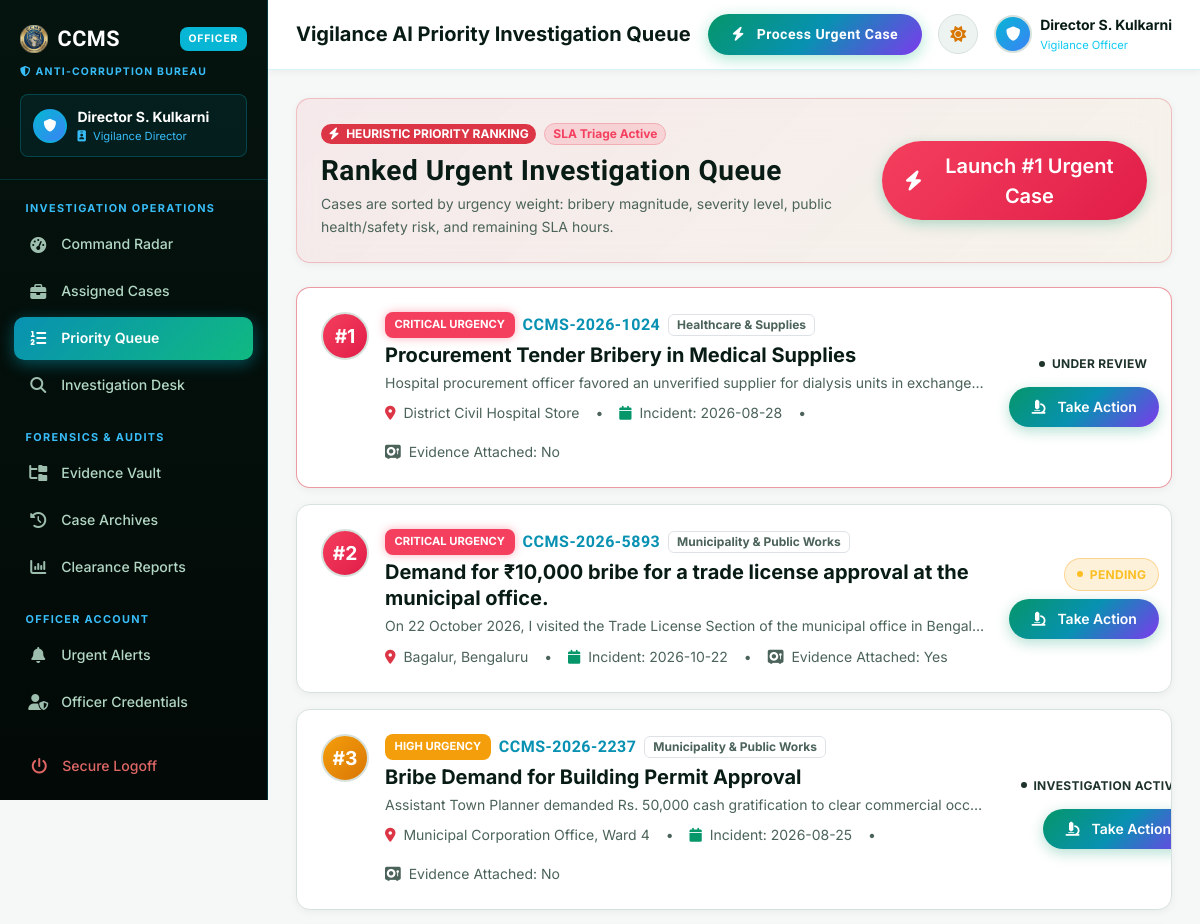
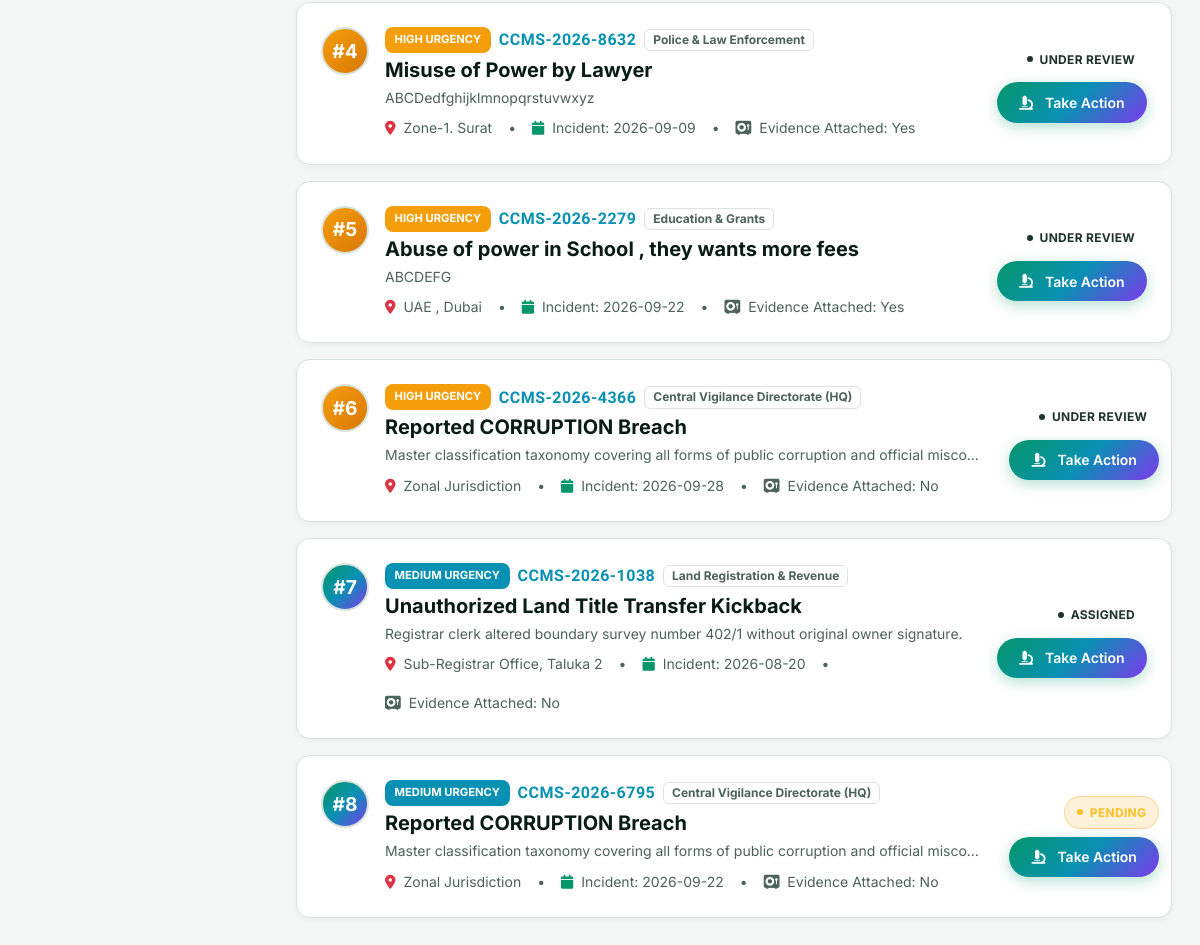
Screenshot of /officer/priority-queue (signed in) with the database file from the repository (2 pictures, top to bottom).
### tables this page shows
CREATE TABLE complaints (
            complaint_id TEXT PRIMARY KEY,
            user_id INTEGER NOT NULL,
            complaint_title TEXT NOT NULL,
            misconduct_category TEXT NOT NULL,
            sector TEXT NOT NULL,
            incident_date TEXT NOT NULL,
            incident_time TEXT,
            location TEXT NOT NULL,
            description TEXT NOT NULL,
            anonymous_mode INTEGER DEFAULT 0,
            severity TEXT DEFAULT 'Medium',
            evidence_file TEXT,
            complaint_status TEXT DEFAULT 'Pending',
            assigned_officer TEXT,
            assigned_officer_id TEXT,
            investigation_notes TEXT,
            rating INTEGER,
            feedback TEXT,
            created_at DATETIME DEFAULT CURRENT_TIMESTAMP,
            updated_at DATETIME DEFAULT CURRENT_TIMESTAMP
        );

### app.py (the view)
@app.route("/officer/priority-queue")
@role_required("officer")
def officer_priority_queue():
    cases = db.query_db("SELECT * FROM complaints WHERE complaint_status NOT IN ('Resolved', 'Closed') ORDER BY CASE severity WHEN 'Critical' THEN 1 WHEN 'High' THEN 2 WHEN 'Medium' THEN 3 ELSE 4 END, created_at ASC")
    return render_template("officer/priority_queue.html", prioritized_cases=cases)

### app.py (called while the page is built, shortened)
def role_required(required_role):
    def decorator(f):
        @wraps(f)
        def decorated_function(*args, **kwargs):
            user_role = session.get("role", "citizen")
            if user_role != required_role and user_role != "admin":
                flash("You do not have authorization to view this command console.", "danger")
                return redirect(url_for("home"))
            return f(*args, **kwargs)
        return decorated_function
    return decorator

### db.py (called while the page is built)
def dict_factory(cursor, row):
    d = {}
    for idx, col in enumerate(cursor.description):
        d[col[0]] = row[idx]
    return d

def get_db_connection():
    conn = sqlite3.connect(DB_PATH, timeout=20.0, check_same_thread=False)
    conn.row_factory = dict_factory
    conn.execute("PRAGMA journal_mode=WAL;")
    return conn

def _normalize_query(query, args):
    if "ON DUPLICATE KEY UPDATE" in query.upper() and "system_settings" in query.lower():
        query = "INSERT OR REPLACE INTO system_settings (setting_key, setting_value) VALUES (?, ?)"
        if len(args) == 3:
            args = (args[0], args[1])
        return query, args
    normalized_query = query.replace("%s", "?")
    return normalized_query, args

def query_db(query, args=(), one=False):
    normalized_query, normalized_args = _normalize_query(query, args)
    conn = get_db_connection()
    try:
        cursor = conn.cursor()
        cursor.execute(normalized_query, normalized_args)
        result = cursor.fetchall()
        return (result[0] if result else None) if one else result
    finally:
        conn.close()

### templates/officer/priority_queue.html (shortened to what this page needs)
{% extends 'officer/base.html' %}
{% set active_page = 'priority_queue' %}
{% block page_heading %}Vigilance AI Priority Investigation Queue{% endblock %}
{% block content %}
<div class="ccms-card p-4 mb-4 glass-panel border-danger border-opacity-25"
  style="background: linear-gradient(135deg, rgba(244,63,94,0.08) 0%, rgba(245,158,11,0.05) 100%);">
  <div class="row align-items-center g-3">
    <div class="col-md-8">
      <div class="d-flex align-items-center gap-2 mb-2">
        <span class="badge bg-danger text-white fw-bold px-2.5 py-1 rounded-pill small">
          <i class="fas fa-bolt me-1"></i> HEURISTIC PRIORITY RANKING
        </span>
        <span
          class="badge bg-danger-subtle text-danger border border-danger-subtle px-2.5 py-1 rounded-pill small fw-bold">
          SLA Triage Active
        </span>
      </div>
      <h3 class="fw-bold text-heading brand-font mb-1">Ranked Urgent Investigation Queue</h3>
      <p class="text-muted small mb-0">
        Cases are sorted by urgency weight: bribery magnitude, severity level, public health/safety risk, and remaining
        SLA hours.
      </p>
    </div>
    <div class="col-md-4 text-md-end">
      {% if prioritized_cases %}
      <a href="{{ url_for('officer_investigation', case_id=prioritized_cases[0].complaint_id) }}"
        class="btn btn-brand btn-lg" style="background: var(--gradient-danger);">
        <i class="fas fa-bolt me-1"></i> Launch #1 Urgent Case
      </a>
      {% endif %}
    </div>
  </div>
</div>
<div class="row g-3">
  {% for c in prioritized_cases %}
  <div class="col-12">
    <div
      class="ccms-card p-4 d-flex flex-column flex-md-row align-items-md-center justify-content-between gap-4 {% if loop.first %}border-danger border-opacity-50 shadow-md{% endif %}">
      <div class="d-flex align-items-start gap-3">
        <div class="user-avatar-circle flex-shrink-0"
          style="background: {% if c.severity == 'Critical' %}var(--gradient-danger){% elif c.severity == 'High' %}var(--gradient-gold){% else %}var(--gradient-cyber){% endif %}; width:48px; height:48px; font-size:1.2rem;">
          #{{ loop.index }}
        </div>
        <div>
          <div class="d-flex align-items-center gap-2 mb-1">
            <span class="badge-priority {{ c.severity }}">{{ c.severity }} Urgency</span>
            <span class="fw-bold text-cyan brand-font">{{ c.complaint_id }}</span>
            <span class="badge bg-subtle text-muted border">{{ c.sector }}</span>
          </div>
          <h5 class="fw-bold text-heading mb-1">{{ c.complaint_title }}</h5>
          <p class="text-muted small mb-2 text-truncate" style="max-width: 600px;">{{ c.description }}</p>
          <div class="d-flex flex-wrap align-items-center gap-3 text-muted small">
            <span><i class="fas fa-location-dot text-danger me-1"></i> {{ c.location }}</span> &bull;
            <span><i class="fas fa-calendar text-primary me-1"></i> Incident: {{ c.incident_date }}</span> &bull;
            <span><i class="fas fa-vault text-violet me-1"></i> Evidence Attached: {{ 'Yes' if c.evidence_file else 'No'
              }}</span>
          </div>
        </div>
      </div>
      <div class="d-flex flex-md-column align-items-end justify-content-between gap-2 flex-shrink-0">
        <span class="badge-status {{ c.complaint_status }}">{{ c.complaint_status }}</span>
        <a href="{{ url_for('officer_investigation', case_id=c.complaint_id) }}" class="btn btn-sm btn-brand"
          style="background:var(--gradient-cyber);">
          <i class="fas fa-microscope me-1"></i> Take Action
        </a>
      </div>
    </div>
  </div>
  {% endfor %}
</div>
{% endblock %}

### rows the page displays
complaints: severity "CRITICAL", complaint_id "CCMS-2026-1024", sector "Healthcare & Supplies", complaint_title "Procurement Tender Bribery in Medical Supplies", description "Hospital procurement officer favored an unverified supplier for dialysis units in exchange…", location "District Civil Hospital Store", incident_date "2026-08-28", evidence_file "No", complaint_status "UNDER REVIEW"
complaints: severity "CRITICAL", complaint_id "CCMS-2026-5893", sector "Municipality & Public Works", complaint_title "Demand for ₹10,000 bribe for a trade license approval at the municipal office.", description "On 22 October 2026, I visited the Trade License Section of the municipal office in Bengal…", location "Bagalur, Bengaluru", incident_date "2026-10-22", evidence_file "Yes", complaint_status "PENDING"
complaints: severity "HIGH", complaint_id "CCMS-2026-2237", sector "Municipality & Public Works", complaint_title "Bribe Demand for Building Permit Approval", description "Assistant Town Planner demanded Rs. 50,000 cash gratification to clear commercial occ…", location "Municipal Corporation Office, Ward 4", incident_date "2026-08-25", evidence_file "No", complaint_status "INVESTIGATION…"
complaints: severity "HIGH", complaint_id "CCMS-2026-8632", sector "Police & Law Enforcement", complaint_title "Misuse of Power by Lawyer", description "ABCDedfghijklmnopqrstuvwxyz", location "Zone-1. Surat", incident_date "2026-09-09", evidence_file "Yes", complaint_status "UNDER REVIEW"
complaints: severity "HIGH", complaint_id "CCMS-2026-2279", sector "Education & Grants", complaint_title "Abuse of power in School , they wants more fees", description "ABCDEFG", location "UAE , Dubai", incident_date "2026-09-22", evidence_file "Yes", complaint_status "UNDER REVIEW"
complaints: severity "HIGH", complaint_id "CCMS-2026-4366", sector "Central Vigilance Directorate (HQ)", complaint_title "Reported CORRUPTION Breach", description "Master classification taxonomy covering all forms of public corruption and official misco…", location "Zonal Jurisdiction", incident_date "2026-09-28", evidence_file "No", complaint_status "UNDER REVIEW"
complaints: severity "MEDIUM", complaint_id "CCMS-2026-1038", sector "Land Registration & Revenue", complaint_title "Unauthorized Land Title Transfer Kickback", description "Registrar clerk altered boundary survey number 402/1 without original owner signature.", location "Sub-Registrar Office, Taluka 2", incident_date "2026-08-20", evidence_file "No", complaint_status "ASSIGNED"
complaints: severity "MEDIUM", complaint_id "CCMS-2026-6795", sector "Central Vigilance Directorate (HQ)", complaint_title "Reported CORRUPTION Breach", description "Master classification taxonomy covering all forms of public corruption and official misco…", location "Zonal Jurisdiction", incident_date "2026-09-22", evidence_file "No", complaint_status "PENDING"

### other values shown
{{ session.get('full_name', 'Inspector A. Verma') }} "Director S. Kulkarni"
{{ session.get('rank', 'Vigilance Officer') }} "Vigilance Director"
{{ session.get('full_name', 'Officer') }} "Director S. Kulkarni"
